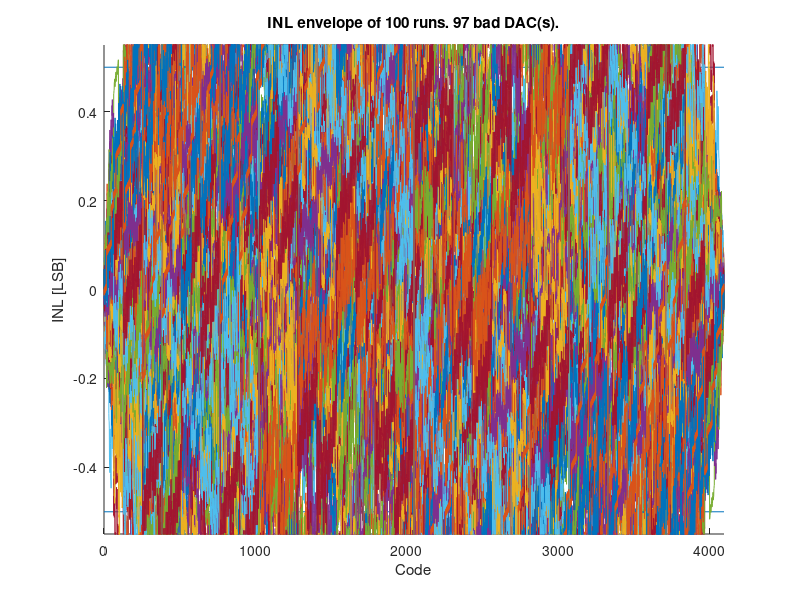
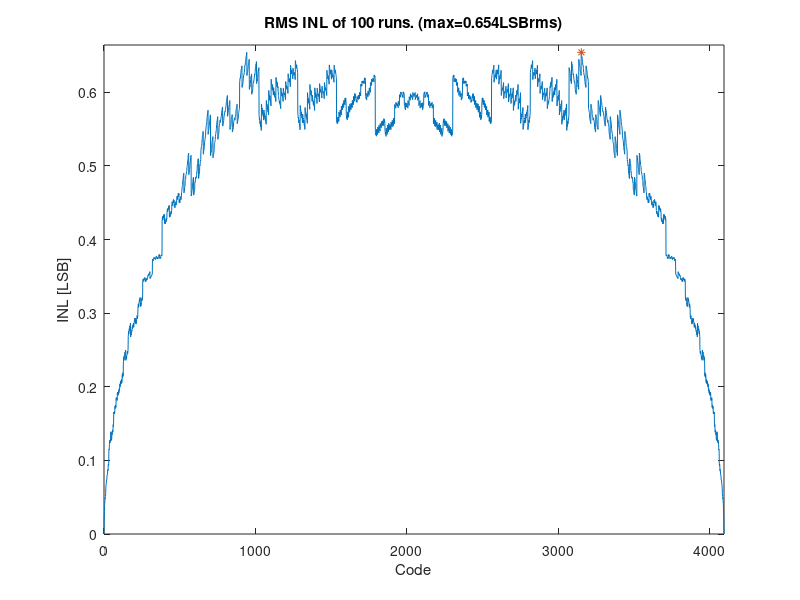

Here is the MATLAB script that generated these plots, in order:
% ee315
% homework 2 dac problem starter file
clear all;

% design choices 
% YOU MUST MODIFY THESE TWO VALUES!
Bt=1;         % Bt bits in unit element section
Aunit=10;    % Unit element area in um^2

% fixed parameters
B=12;         % B bits total resolution
Bb=B-Bt;      % Bb bits binary weighted section
dnlspec=0.5;  % DNL specification
inlspec=0.5;  % INL specification
r=100;        % Number of Monte Carlo runs
ku=6e-2;      % Matching parameter (%-um)

% create random unit elements and break up into thermometer and binary weighted array
% mean=1, standare deviation = ku/sqrt(Aunit)
sigma = ku/sqrt(Aunit);
u= sigma*randn(r, 2^B-1) + 1;
u_bw= u(:, 1:2^Bb-1);
u_th= u(:, 2^Bb:end);

% for the bw array, construct a switch matrix of the form
% MSB.....LSB
%[ ... 000
%  ... 001
%  ... 010
%  ... 011
%  ... 100
%  ... ...]

bsm = zeros(2^Bb, Bb);
for i=1:2^Bb;
    for j=1:Bb
      if mod( floor((i-1)/2^(j-1)) ,2)
        bsm(i,end-j+1)=1;
       end   
    end        
end


% create r transfer functions
for m=1:r
  % assemble binary weights and binary array output codes
  bw = zeros(Bb,1);
  for i=1:Bb
    bw(end-i+1) = sum( u_bw(m, 2^(i-1):2^i-1) );
  end
  bw_codes= bsm*bw;

  % assemble output
  for i=1:2^B
    lsb = bw_codes( mod(i-1, 2^Bb)+1 );
    msbs_on = floor((i-1)/2^Bb);
    if msbs_on
      msb = sum( u_th(m,1:2^Bb*msbs_on) );
    else
      msb=0;
    end  
    code(m, i) = lsb + msb;
  end  
end;


% caculate inl
for m=1:r
  avg_width = (code(m, end)-code(m, 1))/(2^B-1);
  inl(m, :)=(code(m,:)-avg_width*[0:2^B-1])./avg_width;
end    

% inl scatter plot
figure(1); clf; hold on;
xlabel('Code');
ylabel('INL [LSB]');
axis([0 2^B-1 -(inlspec+0.05) (inlspec+0.05)]);
line([0 2^B-1], [inlspec inlspec]);
line([0 2^B-1], [-inlspec -inlspec]);

bad_dacs_inl=0;
for m=1:r
  figure(1);
  plot(0:2^B-1, inl(m,:));
  if find(abs(inl(m,:))>inlspec)
      bad_dacs_inl=bad_dacs_inl+1;
  end    
end

figure(1); hold off;
title( sprintf('INL envelope of %d runs. %d bad DAC(s).', r, bad_dacs_inl));

% inl rms plot
inl_rms = sqrt(sum( inl.^2, 1 ) ./r);
[maxinlrms imax] = max(inl_rms);
figure(2);
plot(0:2^B-1, inl_rms, imax, maxinlrms, '*');
xlabel('Code');
ylabel('INL [LSB]');
title( sprintf('RMS INL of %d runs. (max=%1.3fLSBrms)', r, maxinlrms));
axis([0 2^B-1 0 maxinlrms+0.01]);

%%%%%%%%%%%%%%%%%%%%%%%%%%%%%%%%%%%%%%%%%%%%%%%%%%%%%%%%%%%%%%%%%%%%%%%
% Your code goes here

%   only turn in the code below (no need to turn in the given code above)

%   caculate dnl

%   dnl scatter plot

%   dnl rms plot
